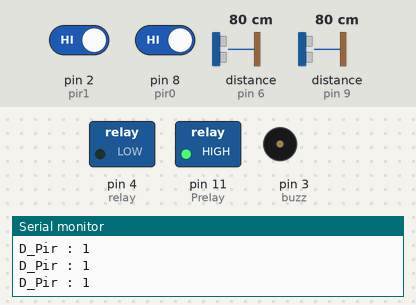
The sketch below on a simulated Arduino Uno, built with avr-gcc and run on an emulated ATmega328P. Parts: switched loads named in the sketch (green lamp = pin HIGH), buzzer (waves = sounding, pin HIGH), the last lines printed to the serial monitor. The inputs (shaded band) are chosen by the test bench; at power-on: pin 2 (pir1) HIGH, pin 8 (pir0) HIGH, distance to the obstacle (sensors on pin 6, pin 9) 80 cm. The echo pulse lasts 58.3 µs per cm; pins used as bus, display or sensor lines are not drawn.

Above: at 1.3 s.
1.4 s: pin 2 (pir1) driven LOW
At 2.0 s:
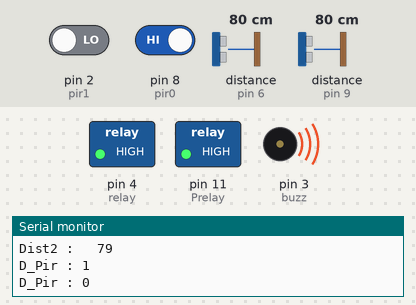
8.9 s: pin 2 (pir1) driven HIGH
At 9.4 s:
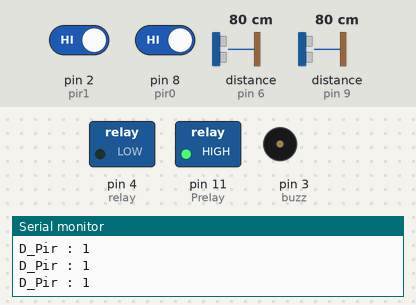
10.4 s: pin 8 (pir0) driven LOW
At 10.9 s:
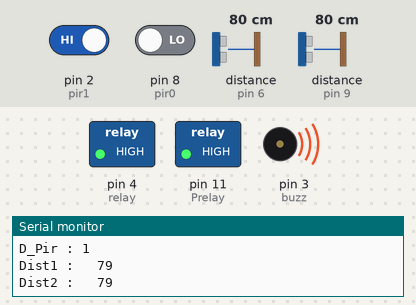
Timing chart, 0 to 13.4 s (numbered marks = the images above; inputs shaded):
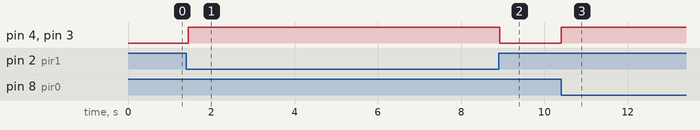

Measured:
- after the input at 1.4 s, pin 4 (relay), pin 3 (buzz): LOW → HIGH after 0.05 s
- after the input at 8.9 s, pin 4 (relay), pin 3 (buzz): HIGH → LOW at once
- after the input at 10.4 s, pin 4 (relay), pin 3 (buzz): LOW → HIGH at once

The sketch:

Mustikayanti_Update_FIXX.ino
```cpp
#define trig1  5
#define echo1  6
#define trig2  7
#define echo2  9

long duration1;
int distance1;
long duration2;
int distance2;


#define buzz 3
#define relay 4
#define Prelay 11

#define pir0  8
int Dpir0 = 0;
#define pir1  2
int Dpir1 = 0;

void setup() {

  pinMode(Prelay, OUTPUT);
  digitalWrite(Prelay, HIGH);
  pinMode(relay, OUTPUT);
  pinMode(buzz, OUTPUT);
  pinMode(trig1, OUTPUT);
  pinMode(echo1, INPUT);
  pinMode(trig2, OUTPUT);
  pinMode(echo2, INPUT);
  digitalWrite(buzz, LOW);
  digitalWrite(relay, LOW);
  pinMode(pir0, INPUT);
  pinMode(pir1, INPUT);
  Serial.begin(57600);
  while (!Serial) ; // wait for Arduino Serial Monitor
  delay(10);
//  FreqMeasure.begin();
  Serial.println("FreqMeasureMulti Begin");
//  digitalWrite(relay, HIGH);
  delay(100);


}


void loop() {


  Dpir0 = digitalRead(pir0);
  Dpir1 = digitalRead(pir1);
  Serial.print("D_Pir : ");
  Serial.println(Dpir0);
  Serial.println();

  Serial.print("D_Pir : ");
  Serial.println(Dpir1);
  Serial.println();
  if (Dpir0 == 0 || Dpir1 == 0){
  digitalWrite(buzz, HIGH);
  digitalWrite(relay, HIGH);
  delay (10);
  distance1 = GetDist1();
  Serial.print("Dist1 :   ");
  Serial.println(distance1);
  Serial.println("");

  distance2 = GetDist2();
  Serial.print("Dist2 :   ");
  Serial.println(distance2);
  Serial.println("");
  }else{
    digitalWrite(buzz, LOW);
    digitalWrite(relay, LOW);
    }

delay(70);
}


int GetDist1(){
   digitalWrite(trig1, LOW);
   delayMicroseconds(2);
   // Sets the trigPin on HIGH state for 10 micro seconds
   digitalWrite(trig1, HIGH);
   delayMicroseconds(10);
   digitalWrite(trig1, LOW);
   duration1 = pulseIn(echo1, HIGH); // Reads the echoPin, returns the sound wave travel time in microseconds
   distance1= duration1*0.034/2;
   return distance1;

  }


int GetDist2(){
   digitalWrite(trig2, LOW);
   delayMicroseconds(2);
   // Sets the trigPin on HIGH state for 10 micro seconds
   digitalWrite(trig2, HIGH);
   delayMicroseconds(10);
   digitalWrite(trig2, LOW);
   duration2 = pulseIn(echo2, HIGH); // Reads the echoPin, returns the sound wave travel time in microseconds
   distance2= duration2*0.034/2;
   return  distance2;
  }
```
